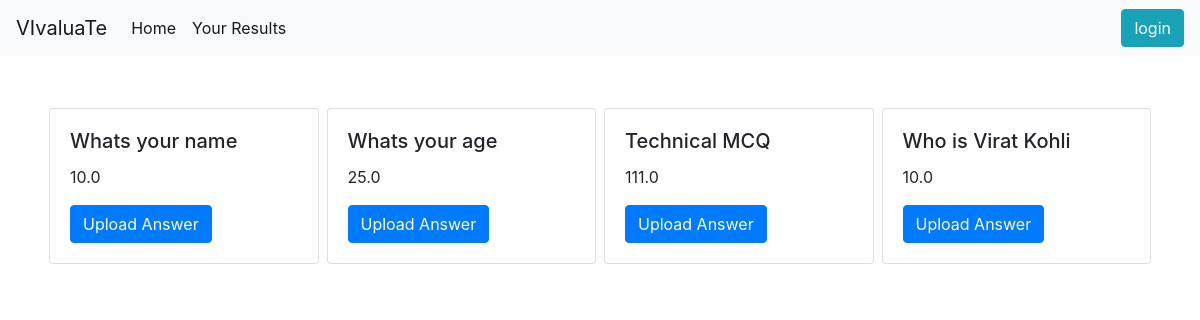
Page /questionlists/15 on the earlier database version.
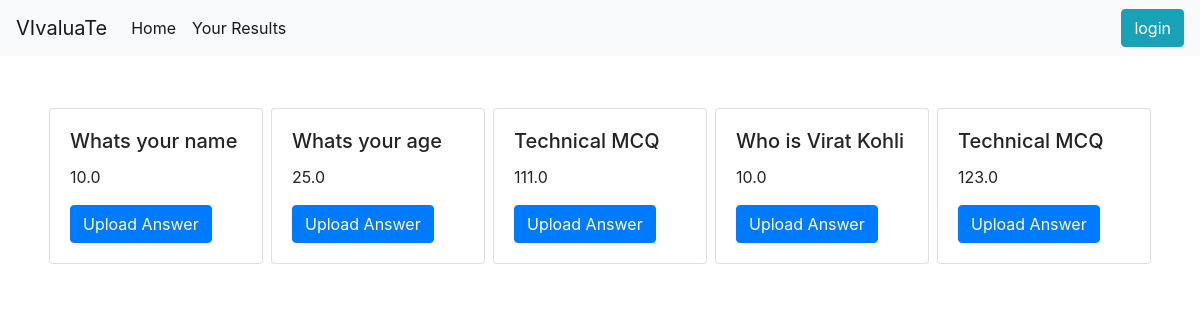
Same page on the later database version.
### OCR/models.py (models this page shows, shortened)
class Question(models.Model):
    question_desc=models.CharField(max_length=200)
    correct_answer=models.CharField(max_length=200)
    marks=models.FloatField()

### OCR/views.py (the view)
# urls.py: path("questionlists/<str:pk>",views.questionListStudent),
def questionListStudent(request,pk):
    test=Test.objects.get(id=pk)
    question=test.questions.all()
    return render(request,"question_list_student.html",{"question":question,"pk":pk})

### OCR/templates/question_list_student.html (shortened to what this page needs)
<!DOCTYPE html>
<html lang="en">
<head>
    <link rel="stylesheet" href="https://cdn.jsdelivr.net/npm/bootstrap@4.0.0/dist/css/bootstrap.min.css"
>
</head>
<body>
<nav class="navbar navbar-expand-lg navbar-light bg-light">
    <a class="navbar-brand" href="#">VIvaluaTe</a>
    <div class="collapse navbar-collapse" id="navbarSupportedContent">
        <ul class="navbar-nav mr-auto">
            <li class="nav-item active">
                <a class="nav-link" href="#">Home <span class="sr-only">(current)</span></a>
            </li>
            <li class="nav-item active">
                <a class="nav-link" href="/results/{{pk}}">Your Results <span class="sr-only">(current)</span></a>
            </li>
        </ul>
        {% if not request.user.is_authenticated %}
        <button type="button" class="btn btn-info ">
            login
        </button>
        {% endif %}
    </div>
</nav>
<div class="d-flex flex-row justify-content-center container my-5">
    {% for i in question %}
    <div class="card m-1" style="width: 18rem;">
        <div class="card-body">
            <h5 class="card-title">{{ i.question_desc  }}</h5>
            <p class="card-text">{{i.marks}}</p>
            <a href="/uploadanswer/{{i.id}}/{{pk}}" class="btn btn-primary">Upload Answer</a>
        </div>
    </div>
    {% endfor %}
</div>
</body>
</html>

Differences in the rows shown:
added Question: question_desc "Technical MCQ", marks "123.0"
